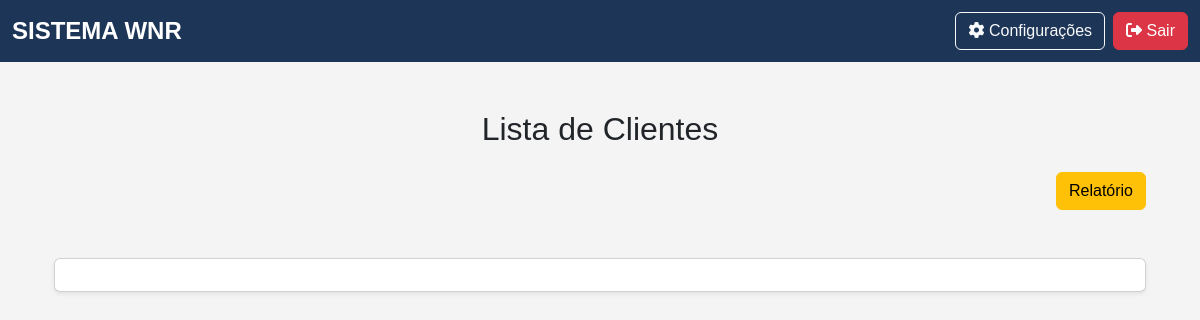
Page /listar_cliente (signed in) on the earlier database version.
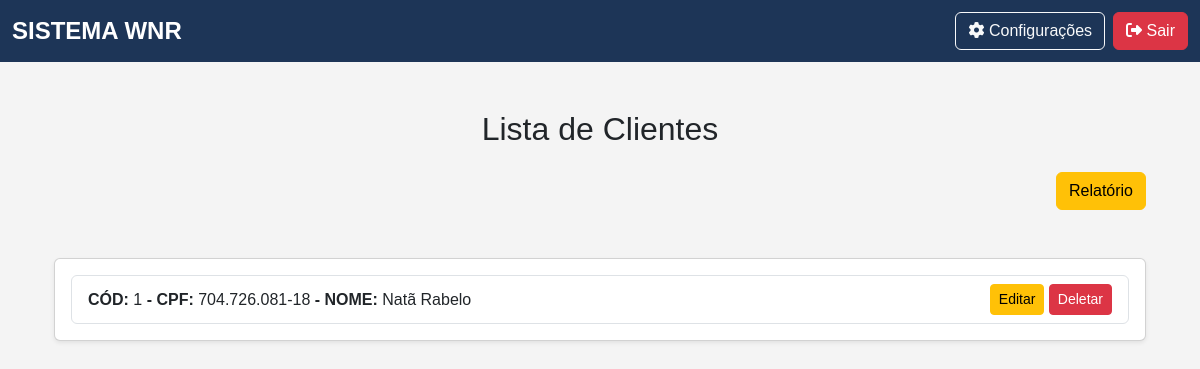
Same page on the later database version.
### app/models.py (models this page shows)
class Cliente(db.Model):
    __tablename__ = "clientes"
    id                      = Column(Integer, primary_key=True, index=True)
    nome                    = Column(String, index=True)
    cpf                     = Column(String(11), unique=True, index=True)
    email                   = Column(String, unique=True, index=True)
    data_nascimento         = Column(Date)
    renda_familiar          = Column(Float)
    bairro                  = Column(String)
    canal_divulgacao        = Column(String)
    cep                     = Column(String(8))
    cidade                  = Column(String)
    condicao_habitacao      = Column(String)
    cpf_responsavel         = Column(String(11), nullable=True)  # Responsável Legal
    numero_cs               = Column(String)
    despesa_mensal          = Column(Float)
    escolaridade            = Column(String)
    estado                  = Column(String)
    endereco                = Column(String)
    fone_contato            = Column(String)
    fone_pessoal            = Column(String)
    foto                    = Column(String)
    grau_parentesco         = Column(String)
    nome_plano_saude        = Column(String)
    nome_responsavel        = Column(String)
    numero_filhos           = Column(Integer, default=0)
    possui_filhos           = Column(String)
    plano_saude             = Column(String)
    previdenciario          = Column(String)
    profissao               = Column(String)
    remuneracao             = Column(Float)
    rg                      = Column(String)
    saldo                   = Column(Float)
    sexo                    = Column(String)
    tipo_moradia            = Column(String)
    transporte              = Column(String)
    encaminhamentos = relationship("Encaminhamento", back_populates="cliente", cascade="all, delete-orphan")
    guias = relationship("Guia", back_populates="cliente")

### app/routes/client_routes.py (the view)
@client_bp.route('/listar_cliente', methods=['GET', 'POST'])
@login_required
@role_required('atendimento', 'financeiro', 'admin')
def listar_cliente():
    clientes = Cliente.query.all()
    return render_template('clientes/list.html', clientes=clientes)

### app/__init__.py (called while the page is built)
@login_manager.user_loader
def load_user(id):
    return Usuario.query.get(int(id))  # Converte para inteiro e busca no banco

### app/templates/clientes/list.html (shortened to what this page needs)
{% extends 'base.html' %}
{% block content %}
<div class="container mt-5">
    <h2 class="text-center mb-4 mt-5">Lista de Clientes</h2>
    <div class="row mt-4 mb-5">
        <div class="col-md-12 text-end">
            <a href="{{ url_for('report_bp.report_cliente') }}" class="btn btn-md btn-warning">Relatório</a>
        </div>
    </div>
    <div class="card shadow-sm">
        <div class="card-body">
            <ul class="list-group">
                {% for cliente in clientes %}
                    <li class="list-group-item d-flex justify-content-between align-items-center">
                        <div>
                            <strong>CÓD: </strong>{{cliente.id}}
                            <strong> - CPF: </strong>{{cliente.cpf}}
                            <strong> - NOME: </strong>{{cliente.nome}}
                        </div>
                        <div>
                            <a href="{{ url_for('client_bp.editar_cliente', id=cliente.id) }}" class="btn btn-sm btn-warning">Editar</a>
                            <a href="{{ url_for('client_bp.deletar_cliente', id=cliente.id) }}" class="btn btn-sm btn-danger">Deletar</a>
                        </div>
                    </li>
                {% endfor %}
            </ul>
        </div>
    </div>
</div>
{% endblock %}

### app/templates/base.html (shortened to what this page needs)
<!DOCTYPE html>
<html lang="pt-BR">
<head>
    <link href="https://cdn.jsdelivr.net/npm/bootstrap@5.3.0/dist/css/bootstrap.min.css" rel="stylesheet">
    <link rel="stylesheet" href="{{ url_for('static', filename='css/base.css') }}">
</head>
<body>
    <nav class="navbar navbar-expand-lg navbar-dark">
        <div class="container-fluid">
            <a class="navbar-brand" href="{{ url_for('main_bp.menu')}}">SISTEMA WNR</a>
            <div class="d-flex">
                <a href="#" class="btn btn-outline-light me-2"><i class="fas fa-cog"></i> Configurações</a>
                <a href="{{ url_for('auth_bp.logout')}}" class="btn btn-danger"><i class="fas fa-sign-out-alt"></i> Sair</a>
            </div>
        </div>
    </nav>
    <div class="container container-fluid mt-5">
        {% block content %}{% endblock %}
    </div>
</body>
</html>

### app/static/css/base.css (style rules this page uses)
body { background-color: #f4f4f4; font-family: 'Arial', sans-serif; margin: 0; padding: 0; }
.navbar { background-color: #1d3557; }
.navbar-brand { font-size: 1.5rem; font-weight: bold; }
.navbar .btn { font-size: 1rem; transition: 0.3s; }

Differences in the rows shown:
added Cliente: id "1", cpf "704.726.081-18", nome "Natã Rabelo"
